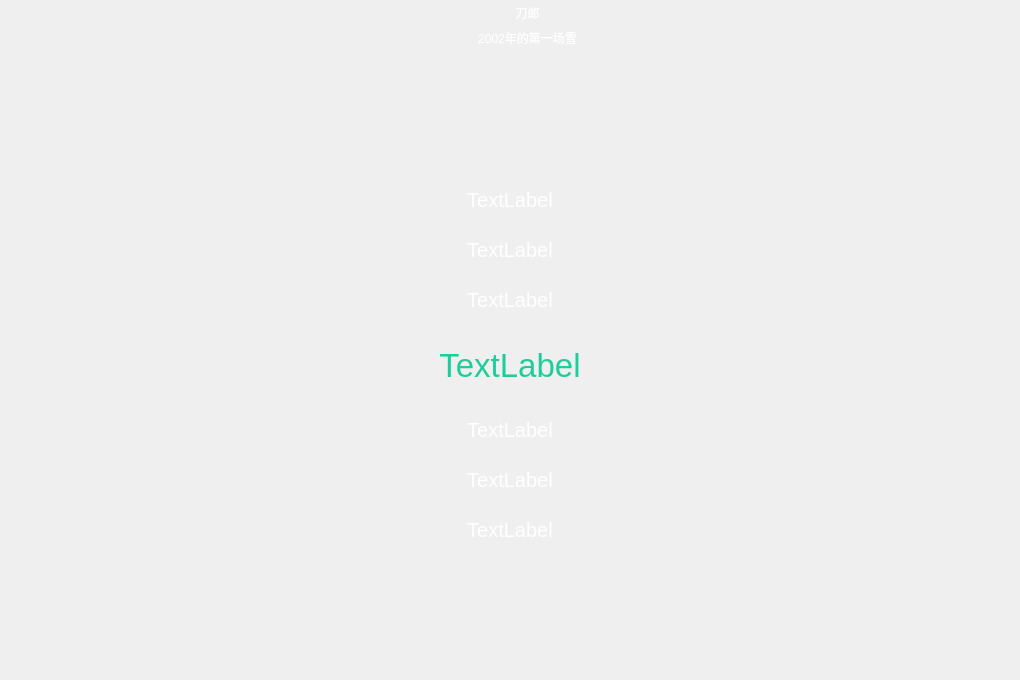
<?xml version="1.0" encoding="UTF-8"?>
<ui version="4.0">
 <class>LrcPage</class>
 <widget class="QWidget" name="LrcPage">
  <property name="geometry">
   <rect>
    <x>0</x>
    <y>0</y>
    <width>1020</width>
    <height>680</height>
   </rect>
  </property>
  <property name="windowTitle">
   <string>Form</string>
  </property>
  <layout class="QHBoxLayout" name="horizontalLayout">
   <property name="spacing">
    <number>0</number>
   </property>
   <property name="leftMargin">
    <number>0</number>
   </property>
   <property name="topMargin">
    <number>0</number>
   </property>
   <property name="rightMargin">
    <number>0</number>
   </property>
   <property name="bottomMargin">
    <number>0</number>
   </property>
   <item>
    <widget class="QWidget" name="bgStyle" native="true">
     <property name="styleSheet">
      <string notr="true">#bgStyle
{
	border-image:url(&quot;:/images/bg.png&quot;);
}
*
{
	color: #FFFFFF;
}</string>
     </property>
     <layout class="QVBoxLayout" name="verticalLayout">
      <property name="spacing">
       <number>0</number>
      </property>
      <property name="leftMargin">
       <number>0</number>
      </property>
      <property name="topMargin">
       <number>0</number>
      </property>
      <property name="rightMargin">
       <number>0</number>
      </property>
      <property name="bottomMargin">
       <number>0</number>
      </property>
      <item>
       <widget class="QWidget" name="lrcTop" native="true">
        <property name="minimumSize">
         <size>
          <width>0</width>
          <height>50</height>
         </size>
        </property>
        <property name="maximumSize">
         <size>
          <width>16777215</width>
          <height>50</height>
         </size>
        </property>
        <property name="styleSheet">
         <string notr="true"/>
        </property>
        <layout class="QHBoxLayout" name="horizontalLayout_2">
         <property name="spacing">
          <number>0</number>
         </property>
         <property name="leftMargin">
          <number>5</number>
         </property>
         <property name="topMargin">
          <number>0</number>
         </property>
         <property name="rightMargin">
          <number>0</number>
         </property>
         <property name="bottomMargin">
          <number>0</number>
         </property>
         <item>
          <widget class="QPushButton" name="hideBtn">
           <property name="minimumSize">
            <size>
             <width>30</width>
             <height>50</height>
            </size>
           </property>
           <property name="maximumSize">
            <size>
             <width>30</width>
             <height>50</height>
            </size>
           </property>
           <property name="styleSheet">
            <string notr="true">#hideBtn
{
	border: none;
}</string>
           </property>
           <property name="text">
            <string/>
           </property>
          </widget>
         </item>
         <item>
          <widget class="QWidget" name="titltBox" native="true">
           <property name="styleSheet">
            <string notr="true"/>
           </property>
           <layout class="QVBoxLayout" name="verticalLayout_2">
            <property name="spacing">
             <number>0</number>
            </property>
            <property name="leftMargin">
             <number>0</number>
            </property>
            <property name="topMargin">
             <number>0</number>
            </property>
            <property name="rightMargin">
             <number>0</number>
            </property>
            <property name="bottomMargin">
             <number>0</number>
            </property>
            <item>
             <widget class="QLabel" name="musicSinger">
              <property name="styleSheet">
               <string notr="true"/>
              </property>
              <property name="text">
               <string>刀郎</string>
              </property>
              <property name="alignment">
               <set>Qt::AlignCenter</set>
              </property>
             </widget>
            </item>
            <item>
             <widget class="QLabel" name="musicName">
              <property name="styleSheet">
               <string notr="true"/>
              </property>
              <property name="text">
               <string>2002年的第一场雪</string>
              </property>
              <property name="alignment">
               <set>Qt::AlignCenter</set>
              </property>
             </widget>
            </item>
           </layout>
          </widget>
         </item>
        </layout>
       </widget>
      </item>
      <item>
       <widget class="QWidget" name="lrcContent" native="true">
        <property name="styleSheet">
         <string notr="true"/>
        </property>
        <layout class="QVBoxLayout" name="verticalLayout_3">
         <property name="spacing">
          <number>0</number>
         </property>
         <property name="leftMargin">
          <number>0</number>
         </property>
         <property name="topMargin">
          <number>0</number>
         </property>
         <property name="rightMargin">
          <number>0</number>
         </property>
         <property name="bottomMargin">
          <number>0</number>
         </property>
         <item>
          <spacer name="verticalSpacer">
           <property name="orientation">
            <enum>Qt::Vertical</enum>
           </property>
           <property name="sizeHint" stdset="0">
            <size>
             <width>20</width>
             <height>122</height>
            </size>
           </property>
          </spacer>
         </item>
         <item>
          <widget class="QLabel" name="line1">
           <property name="minimumSize">
            <size>
             <width>0</width>
             <height>50</height>
            </size>
           </property>
           <property name="maximumSize">
            <size>
             <width>16777215</width>
             <height>50</height>
            </size>
           </property>
           <property name="font">
            <font>
             <pointsize>15</pointsize>
            </font>
           </property>
           <property name="text">
            <string>TextLabel</string>
           </property>
           <property name="alignment">
            <set>Qt::AlignCenter</set>
           </property>
          </widget>
         </item>
         <item>
          <widget class="QLabel" name="line2">
           <property name="minimumSize">
            <size>
             <width>0</width>
             <height>50</height>
            </size>
           </property>
           <property name="maximumSize">
            <size>
             <width>16777215</width>
             <height>50</height>
            </size>
           </property>
           <property name="font">
            <font>
             <pointsize>15</pointsize>
            </font>
           </property>
           <property name="text">
            <string>TextLabel</string>
           </property>
           <property name="alignment">
            <set>Qt::AlignCenter</set>
           </property>
          </widget>
         </item>
         <item>
          <widget class="QLabel" name="line3">
           <property name="minimumSize">
            <size>
             <width>0</width>
             <height>50</height>
            </size>
           </property>
           <property name="maximumSize">
            <size>
             <width>16777215</width>
             <height>50</height>
            </size>
           </property>
           <property name="font">
            <font>
             <pointsize>15</pointsize>
            </font>
           </property>
           <property name="text">
            <string>TextLabel</string>
           </property>
           <property name="alignment">
            <set>Qt::AlignCenter</set>
           </property>
          </widget>
         </item>
         <item>
          <widget class="QLabel" name="lineCenter">
           <property name="minimumSize">
            <size>
             <width>0</width>
             <height>80</height>
            </size>
           </property>
           <property name="maximumSize">
            <size>
             <width>16777215</width>
             <height>80</height>
            </size>
           </property>
           <property name="font">
            <font>
             <pointsize>25</pointsize>
            </font>
           </property>
           <property name="styleSheet">
            <string notr="true">#lineCenter
{
	color: #1ECE9A;
}</string>
           </property>
           <property name="text">
            <string>TextLabel</string>
           </property>
           <property name="alignment">
            <set>Qt::AlignCenter</set>
           </property>
          </widget>
         </item>
         <item>
          <widget class="QLabel" name="line4">
           <property name="minimumSize">
            <size>
             <width>0</width>
             <height>50</height>
            </size>
           </property>
           <property name="maximumSize">
            <size>
             <width>16777215</width>
             <height>50</height>
            </size>
           </property>
           <property name="font">
            <font>
             <pointsize>15</pointsize>
            </font>
           </property>
           <property name="text">
            <string>TextLabel</string>
           </property>
           <property name="alignment">
            <set>Qt::AlignCenter</set>
           </property>
          </widget>
         </item>
         <item>
          <widget class="QLabel" name="line5">
           <property name="minimumSize">
            <size>
             <width>0</width>
             <height>50</height>
            </size>
           </property>
           <property name="maximumSize">
            <size>
             <width>16777215</width>
             <height>50</height>
            </size>
           </property>
           <property name="font">
            <font>
             <pointsize>15</pointsize>
            </font>
           </property>
           <property name="text">
            <string>TextLabel</string>
           </property>
           <property name="alignment">
            <set>Qt::AlignCenter</set>
           </property>
          </widget>
         </item>
         <item>
          <widget class="QLabel" name="line6">
           <property name="minimumSize">
            <size>
             <width>0</width>
             <height>50</height>
            </size>
           </property>
           <property name="maximumSize">
            <size>
             <width>16777215</width>
             <height>50</height>
            </size>
           </property>
           <property name="font">
            <font>
             <pointsize>15</pointsize>
            </font>
           </property>
           <property name="text">
            <string>TextLabel</string>
           </property>
           <property name="alignment">
            <set>Qt::AlignCenter</set>
           </property>
          </widget>
         </item>
         <item>
          <spacer name="verticalSpacer_2">
           <property name="orientation">
            <enum>Qt::Vertical</enum>
           </property>
           <property name="sizeHint" stdset="0">
            <size>
             <width>20</width>
             <height>122</height>
            </size>
           </property>
          </spacer>
         </item>
        </layout>
       </widget>
      </item>
     </layout>
    </widget>
   </item>
  </layout>
 </widget>
 <resources/>
 <connections/>
</ui>
